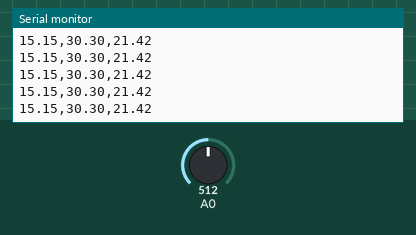
Simulated run of this sketch. Board: Arduino Uno, built with avr-gcc and run on an emulated ATmega328P. Parts: the last lines printed to the serial monitor. The test bench sets the inputs (shaded band); at power-on: A0 = 512.

Above: at 1.2 s.
1.3 s: A0 set to 349
At 2.2 s:
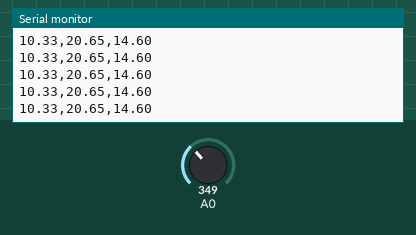
2.8 s: A0 set to 331
At 3.4 s:
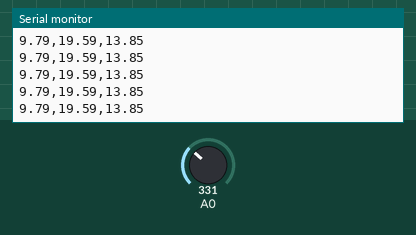
Timing chart, 0 to 4.4 s (numbered marks = the images above; inputs shaded):
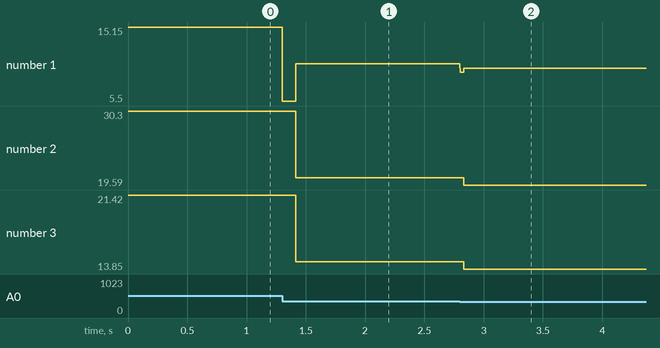

Measured:
- after the input at 1.3 s, the serial monitor: prints a new line at once (image 1)
- after the input at 2.8 s, the serial monitor: prints a new line at once (image 2)
- plotted number 1: 15.15 → 10.33 after the input at 1.3 s, 10.33 → 9.79 after the input at 2.8 s
- plotted number 2: 30.3 → 20.65 after the input at 1.3 s, 20.65 → 19.59 after the input at 2.8 s
- plotted number 3: 21.42 → 14.6 after the input at 1.3 s, 14.6 → 13.85 after the input at 2.8 s

The sketch:

tension_ac.ino
```cpp
float v = 3.27;//En voltios
float r1 = 44000;//En ohmios
float r2 = 2510;//En ohmios
float vm = v * (r1 + r2) / r2; //En voltios
float vmax = 0;
float vmin = 0;
float cons = vm / v;
int i = 0;
void setup() {
  Serial.begin(115200);
  Serial.println("\n/**** V MAXIMA ****/");
  Serial.print("/**** ");
  Serial.print(vm);
  Serial.println(" v ****/");
}

void loop() {
  float a = analogRead(A0);
  a = v * cons * a / 1024.0;
  if (i == 80) {
    vmax = a;
    i = 0;
  }
  if (a > vmax) {
    vmax = a;
  }
  if (a < vmin) {
    vmin = a;
  }
  float b = (vmax + vmin) / 2;
  a = a - b;
  //vmax = vmax - b;
  Serial.print(a);
  Serial.print(",");
  Serial.print(vmax);
  Serial.print(",");
  Serial.println(vmax / sqrt(2));
  /*Serial.print("Tension max: ");
    Serial.print(vmax);
    Serial.print(" --- ");
    Serial.print("Vrms: ");
    Serial.print(vmax/sqrt(2));
    Serial.print(" --- ");
    Serial.print("V: ");
    Serial.println(a);*/
  i++;
  delayMicroseconds(250);

}
```
